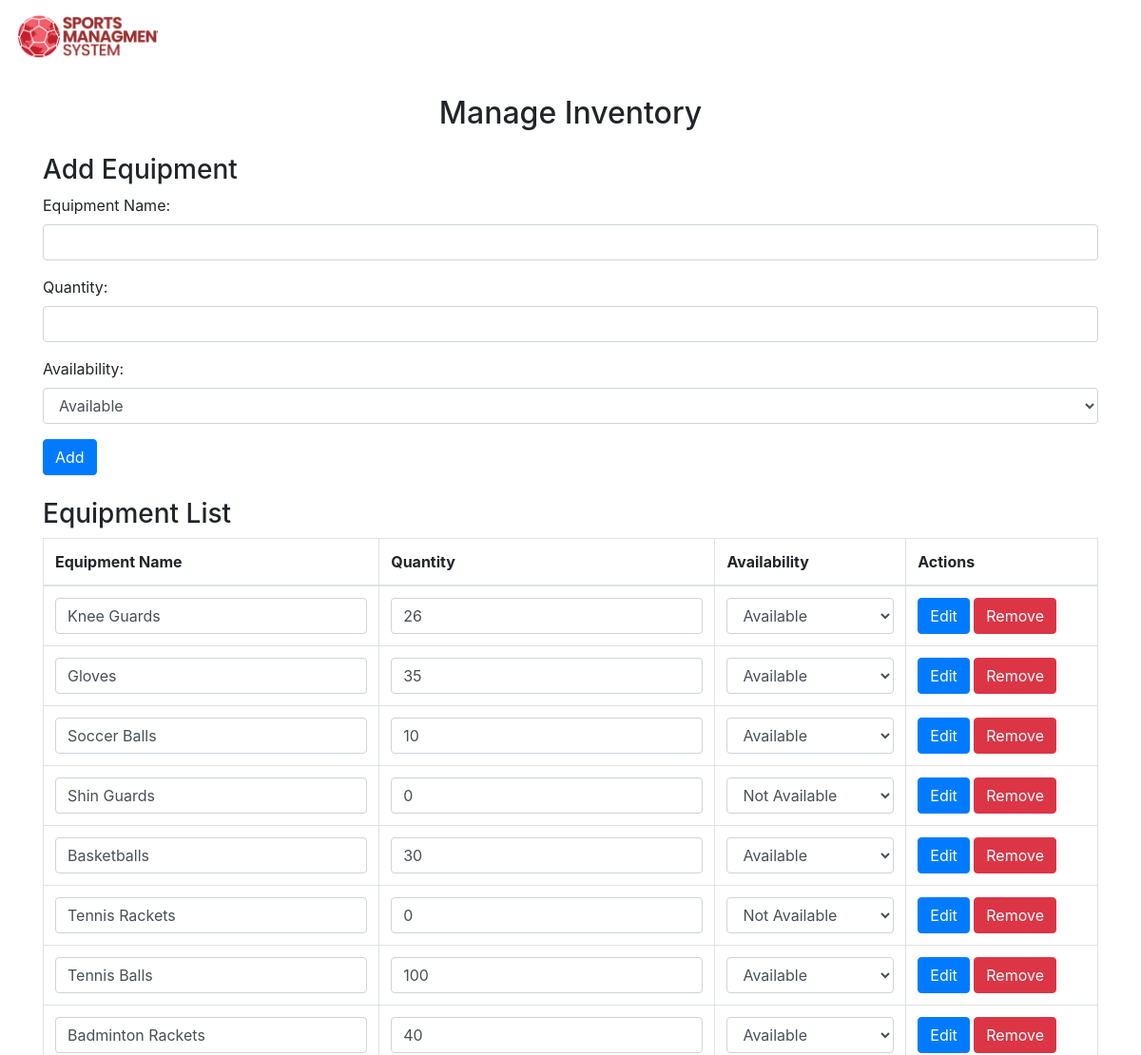
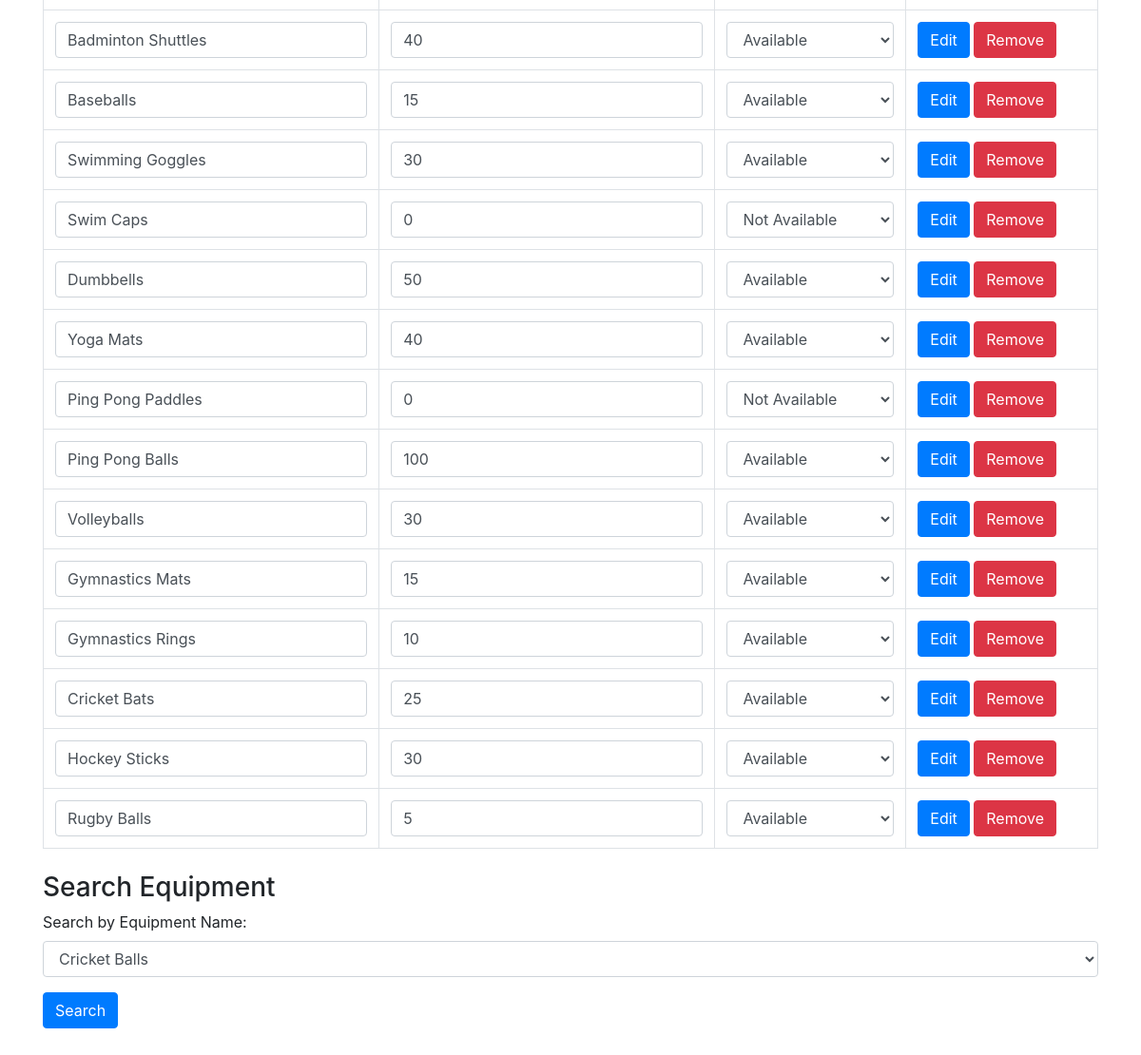
The page /manage_inventory.php on the database its author committed (2 pictures, top to bottom).
### tables this page shows
CREATE TABLE `inventory` (
  `EquipmentID` int(11) NOT NULL,
  `EquipmentName` varchar(255) NOT NULL,
  `Quantity` int(11) NOT NULL,
  `Availability` enum('Available','Not Available') NOT NULL
);

### manage_inventory.php (the view, shortened to what this page needs)
<!DOCTYPE html>
<html>
<head>
    <link rel="stylesheet" href="assets/css/inventory.css">
    <link rel="stylesheet" href="assets/css/style.css">
    <link rel="stylesheet" href="https://cdn.jsdelivr.net/npm/bootstrap@4.6.2/dist/css/bootstrap.min.css">
</head>
<body>
    <header>
        <nav class="navbar navbar-expand-md navbar-light">
            <a class="navbar-brand" href="index.php">
                <div class="logo"></div>
            </a>
        </nav>
    </header>
    <div class="container-fluid">
        <div class="container padding-bottom mt-4">
            <h2 class="text-center">Manage Inventory</h2>
            <div class="mt-4">
                <h3>Add Equipment</h3>
                <form action="manage_inventory.php" method="post">
                    <div class="form-group">
                        <label for="equipmentName">Equipment Name:</label>
                        <input type="text" class="form-control" name="equipmentName" required>
                    </div>
                    <div class="form-group">
                        <label for="quantity">Quantity:</label>
                        <input type="number" class="form-control" name="quantity" required>
                    </div>
                    <div class="form-group">
                        <label for="availability">Availability:</label>
                        <select class="form-control" name="availability" required>
                            <option value="Available">Available</option>
                        </select>
                    </div>
                    <button type="submit" class="btn btn-primary" name="addEquipment">Add</button>
                </form>
            </div>
            <?php
            include 'db_config.php';
            ?>
            <div class="mt-4">
                <h3>Equipment List</h3>
                <table class="table table-bordered table-hover">
                    <thead>
                        <tr>
                            <th>Equipment Name</th>
                            <th>Quantity</th>
                            <th>Availability</th>
                            <th>Actions</th>
                        </tr>
                    </thead>
                    <tbody>
                        <?php
                        $sql = "SELECT * FROM inventory";
                        $result = $conn->query($sql);
                        if ($result->num_rows > 0) {
                            while ($row = $result->fetch_assoc()) {
                                echo "<tr>";
                                echo '<form action="manage_inventory.php" method="post">';
                                echo '<td><input type="text" class="form-control" name="equipmentName" value="' . $row["EquipmentName"] . '"></td>';
                                echo '<td><input type="number" class="form-control" name="quantity" value="' . $row["Quantity"] . '"></td>';
                                echo '<td>
                                    <select class="form-control" name="availability">
                                        <option value="Available" ' . ($row["Availability"] == "Available" ? 'selected' : '') . '>Available</option>
                                        <option value="Not Available" ' . ($row["Availability"] == "Not Available" ? 'selected' : '') . '>Not Available</option>
                                    </select>
                                </td>';
                                echo '<td>
                                    <button type="submit" class="btn btn-primary" name="editEquipment">Edit</button>
                                    <button type="submit" class="btn btn-danger" name="removeEquipment">Remove</button>
                                </td>';
                                echo '</form>';
                                echo "</tr>";
                            }
                        }
                        ?>
                    </tbody>
                </table>
            </div>
            <div class="mt-4">
                <h3>Search Equipment</h3>
                <form action="manage_inventory.php" method="post">
                    <div class="form-group">
                        <label for="searchKeyword">Search by Equipment Name:</label>
                        <select class="form-control" name="searchKeyword" required>
                            <option value="Cricket Balls">Cricket Balls</option>
                        </select>
                    </div>
                    <button type="submit" class="btn btn-primary" name="searchEquipment">Search</button>
                </form>
            </div>
        </div>
    </div>
</body>
</html>

### assets/css/inventory.css (style rules this page uses)
.padding-bottom { padding-bottom: 100px; }

### assets/css/style.css (style rules this page uses)
:root { --primary-bg-color: #db3725; --primary-title-color: #fed81b; --primary-text-color: #db3725; --slider-title-color: #fed81b; --slider-bg-color: #fed81b; }
html,body { margin: 0; padding: 0; border: none; box-sizing: border-box; font-family: 'Open-sans', sans-serif; }
nav { margin: 0 auto; max-width: 1400px; }
header { background-color: #ffffff; }
.logo { width: 150px; height: 50px; background: url("../img/logo.jpg"); background-size: cover; }

### rows shown on the page
inventory: equipmentName "Knee Guards", quantity "26", availability "Available"
inventory: equipmentName "Gloves", quantity "35", availability "Available"
inventory: equipmentName "Soccer Balls", quantity "10", availability "Available"
inventory: equipmentName "Shin Guards", quantity "0", availability "Not Available"
inventory: equipmentName "Basketballs", quantity "30", availability "Available"
inventory: equipmentName "Tennis Rackets", quantity "0", availability "Not Available"
inventory: equipmentName "Tennis Balls", quantity "100", availability "Available"
inventory: equipmentName "Badminton Rackets", quantity "40", availability "Available"
inventory: equipmentName "Badminton Shuttles", quantity "40", availability "Available"
inventory: equipmentName "Baseballs", quantity "15", availability "Available"
inventory: equipmentName "Swimming Goggles", quantity "30", availability "Available"
inventory: equipmentName "Swim Caps", quantity "0", availability "Not Available"
inventory: equipmentName "Dumbbells", quantity "50", availability "Available"
inventory: equipmentName "Yoga Mats", quantity "40", availability "Available"
inventory: equipmentName "Ping Pong Paddles", quantity "0", availability "Not Available"
inventory: equipmentName "Ping Pong Balls", quantity "100", availability "Available"
inventory: equipmentName "Volleyballs", quantity "30", availability "Available"
inventory: equipmentName "Gymnastics Mats", quantity "15", availability "Available"
inventory: equipmentName "Gymnastics Rings", quantity "10", availability "Available"
inventory: equipmentName "Cricket Bats", quantity "25", availability "Available"
inventory: equipmentName "Hockey Sticks", quantity "30", availability "Available"
inventory: equipmentName "Rugby Balls", quantity "5", availability "Available"
